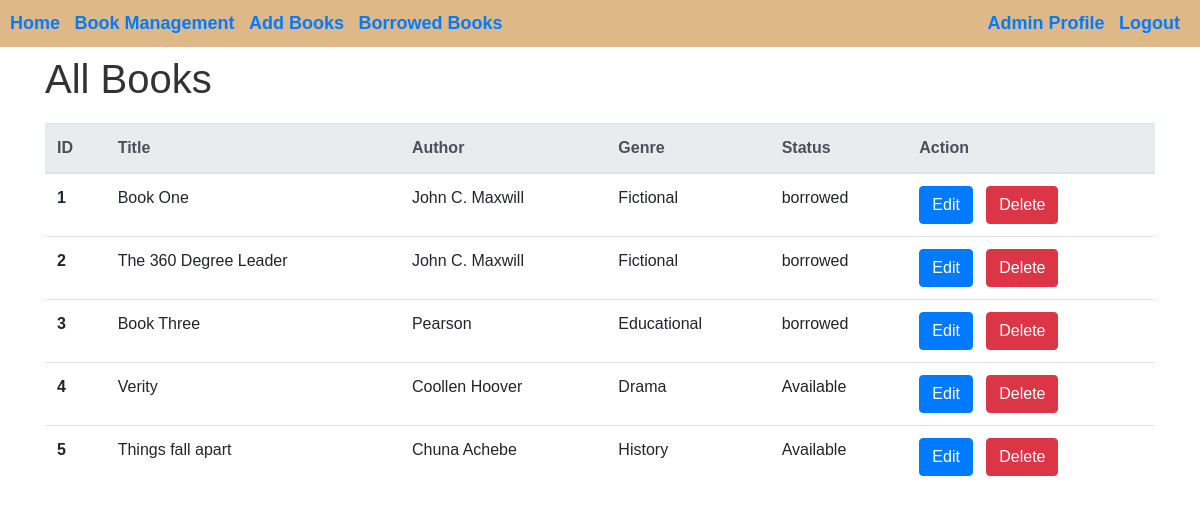
Page /books/ (signed in) on the earlier database version.
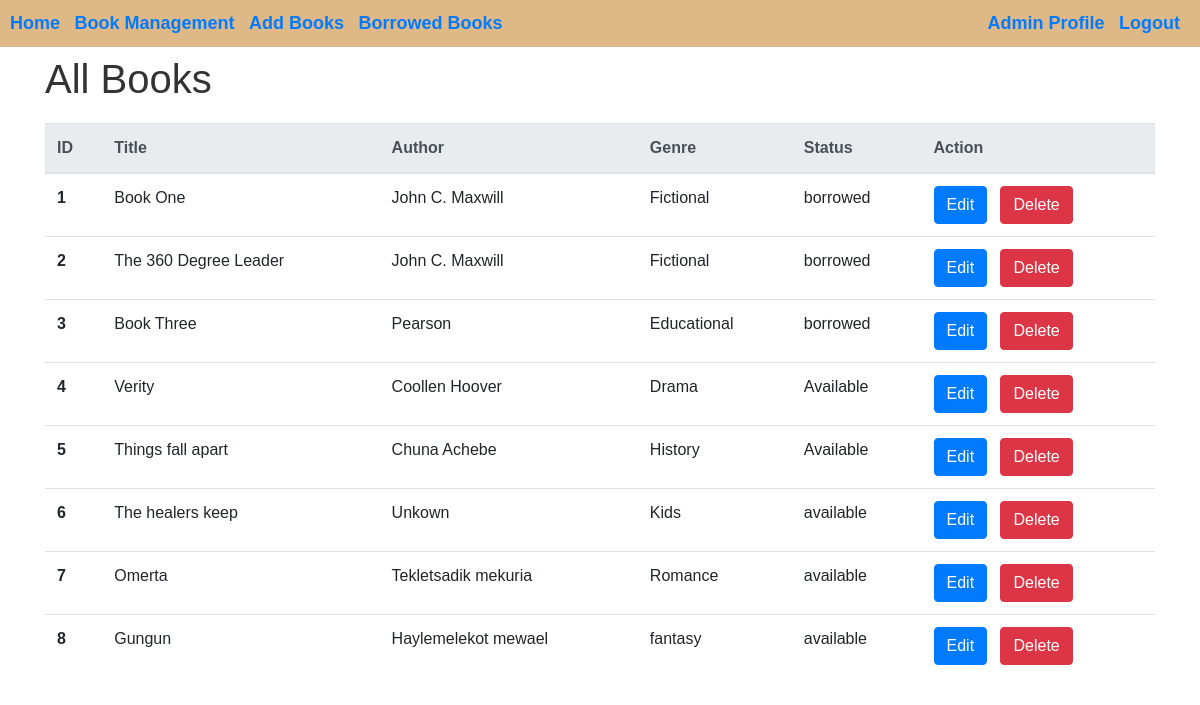
Same page on the later database version.
### bookmanagement/models.py (models this page shows, shortened)
class Book(models.Model):
    title = models.CharField(max_length=100)
    author = models.CharField(max_length=100)
    genre = models.CharField(max_length=50)
    book_file=models.FileField(upload_to='books_pdfs', default= "")
    book_cover=models.ImageField(upload_to='library_manage/books_image', default = "")
    ratings=models.DecimalField(max_digits=3, decimal_places=1, default = 2)
    status_choices = [
        ('available', 'Available'),
        ('borrowed', 'Borrowed'),
    ]
    status = models.CharField(max_length=20, choices=status_choices, default='available')

### bookmanagement/views.py (the view)
    def wrapper(request, *args, **kwargs):
        if request.user.is_authenticated and (request.user.is_superuser or request.user.is_admin):
            return view_func(request, *args, **kwargs)
        else:
            return redirect('login')  # Redirect to login page if not admin or super admin

### bookmanagement/views.py (called while the page is built)
def admin_required(view_func):
    def wrapper(request, *args, **kwargs):
        if request.user.is_authenticated and (request.user.is_superuser or request.user.is_admin):
            return view_func(request, *args, **kwargs)
        else:
            return redirect('login')  # Redirect to login page if not admin or super admin
    return wrapper

@login_required(login_url='login')
@admin_required
def book_list(request):
    books = Book.objects.all()
    us=User.objects.all()
    context={'books':books}
    return render(request, 'bookmanagement/book_list.html', context=context)

### bookmanagement/templates/bookmanagement/book_list.html (shortened to what this page needs)
<!doctype html>
<html lang="en">
<head>
  <link rel="stylesheet" href="https://cdnjs.cloudflare.com/ajax/libs/font-awesome/5.15.2/css/all.min.css"
 />
  <link rel="stylesheet" href="https://cdn.jsdelivr.net/npm/bootstrap@4.4.1/dist/css/bootstrap.min.css"
>
</head>
<body>
  <header>
    <nav>
      <ul>
        <li><a href="{% url 'home' %}" style="text-decoration: none; font-weight: bold; font-size: 18px;">Home</a></li>
        <li><a href="booklist" style="text-decoration: none; font-weight: bold; font-size: 18px;">Book Management</a></li>
        <li><a href="AddBook" style="text-decoration: none; font-weight: bold; font-size: 18px;">Add Books</a></li>
        <li><a href="Borrowed" style="text-decoration: none; font-weight: bold; font-size: 18px;">Borrowed Books</a></li>
      </ul>
      <ul>
        <li><a href="#" style="text-decoration: none; font-weight: bold; font-size: 18px;">Admin Profile</a></li>
        <li><a href="{% url 'logout' %}" style="text-decoration: none; font-weight: bold; font-size: 18px;">Logout</a></li>
      </ul>
    </nav>
  </header>
  <div class="container">
    <h1 class="mt-2">All Books</h1>
    <table class="table">
      <thead class="thead-light">
        <tr>
          <th scope="col">ID</th>
          <th scope="col">Title</th>
          <th scope="col">Author</th>
          <th scope="col">Genre</th>
          <th scope="col">Status</th>
        <th scope="col">Action</th>
        </tr>
      </thead>
      <tbody>
        {% for i in books %}
        <tr>
          <th scope="row">{{ forloop.counter }}</th>
          <td>{{ i.title }}</td>
          <td>{{ i.author }}</td>
          <td>{{ i.genre }}</td>
          <td>{{ i.status }}</td>
          <td>
            <a href="editbook?bookid={{i.id}}"><button type="button" class="btn btn-primary">Edit</button></a>
            <a href="deletebook?bookid={{i.id}}"><button type="button" class="btn btn-danger">Delete</button></a>
          </td>
        </tr>
        {% endfor %}
      </tbody>
    </table>
  </div>

### bookmanagement/templates/bookmanagement/book_list.html (style rules this page uses)
body { font-family: Arial, sans-serif; margin: 0; padding: 0; }
header { background-color: burlywood; color: #fff; padding: 10px; text-align: center; }
nav { display: flex; justify-content: space-between; align-items: center; }
nav ul { list-style-type: none; margin: 0; padding: 0; }
nav ul li { display: inline; margin-right: 10px; }
h1 { color: #333; }
.table { margin-top: 20px; }

Differences in the rows shown:
added Book: title "The healers keep", author "Unkown", genre "Kids", status "available"
added Book: title "Omerta", author "Tekletsadik mekuria", genre "Romance", status "available"
added Book: title "Gungun", author "Haylemelekot mewael", genre "fantasy", status "available"
